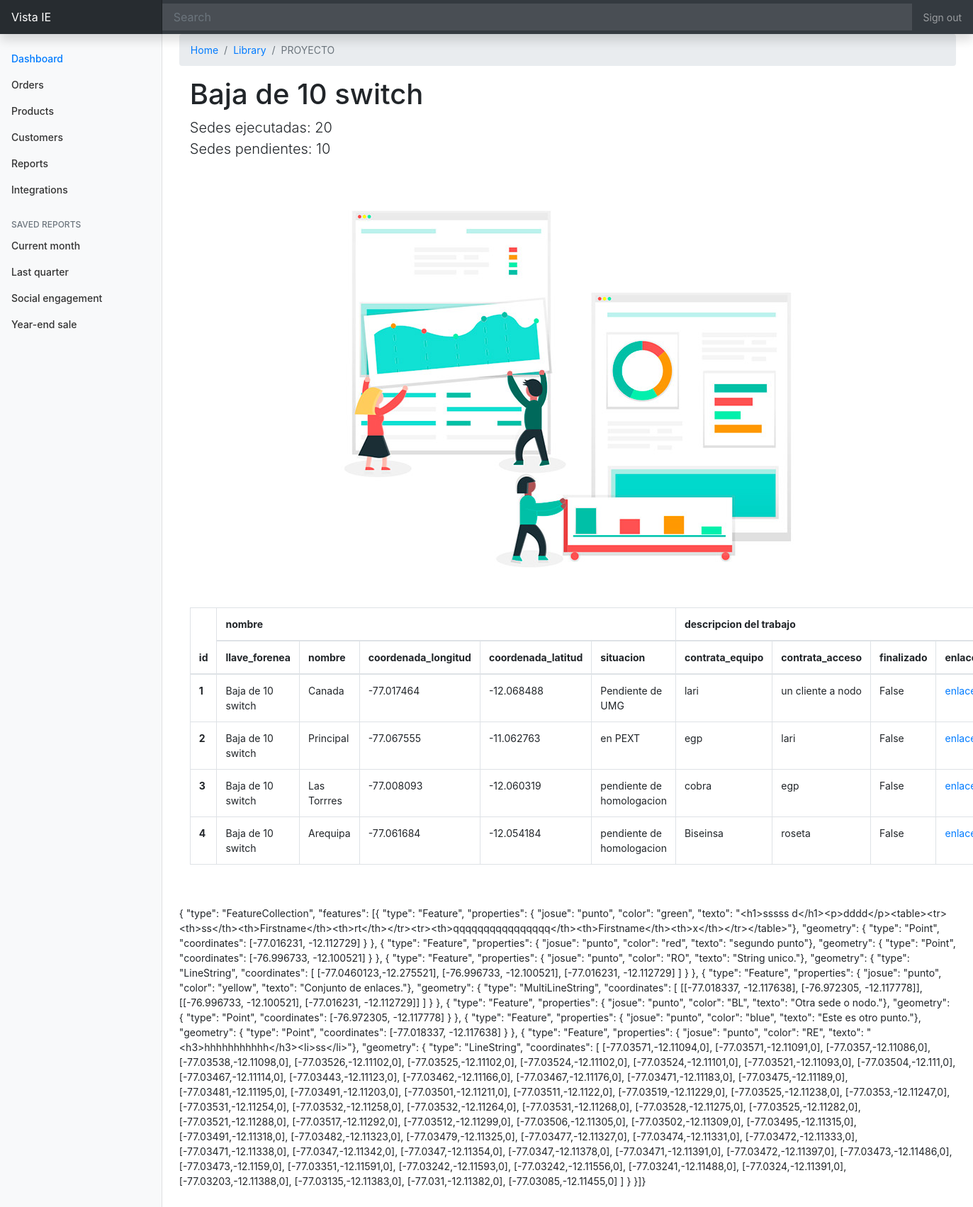
Page /polls/2/proyecto/ on the committed database.
### polls/models.py (models this page shows, shortened)
class Proyecto(models.Model):
    nombre = models.CharField(max_length=100, default='')
    cliente = models.CharField(max_length=100, default='')
    descripcion = models.CharField(max_length=100, default='')
    tipo = models.IntegerField(default=0)
    fecha_inicio = models.DateTimeField('date published')
    fecha_fin = models.DateTimeField('date published')
    jp = models.CharField(max_length=100, default='')
    ie = models.CharField(max_length=100, default='')
    sedes_total = models.IntegerField(default=0)
    sedes_pendientes = models.IntegerField(default=0)
    foto_alcance = models.ImageField(upload_to='cars',default='proyecto.jpg')
    prueba = models.TextField(default='')
    def __str__(self):
        return self.nombre

class Sede(models.Model):
    llave_forenea = models.ForeignKey(Proyecto, on_delete=models.CASCADE, default='0')
    nombre = models.CharField(max_length=100, default='')
    coordenada_longitud = models.FloatField(default=0)
    coordenada_latitud = models.FloatField(default=0)
    situacion = models.CharField(max_length=100, default='')
    contrata_equipo = models.CharField(max_length=100, default='')
    contrata_acceso = models.CharField(max_length=100, default='')
    finalizado = models.BooleanField(default=False)

### polls/views.py (the view)
# urls.py: path('<int:pk>/proyecto/', views.ProyectoView.as_view(), name='proyecto'),
class ProyectoView(generic.DetailView):
    model = Proyecto
    template_name = 'polls/proyecto.html'
    def get_context_data(self,**kwargs):
        context = super().get_context_data(**kwargs)
        aa = '''{
            "type": "FeatureCollection",
            "features": [{'''
        nume = Interface_geojson.objects.all().count()
        auxil = 0
        for e in Interface_geojson.objects.all():
            if auxil + 1 < nume:
                informacion = e.informacion
                juego_de_arrays = e.juego_de_arrays
                color = e.color
                aa = aa + '''
                    "type": "Feature",
                    "properties": {
                        "josue": "punto",
                        "color": "%s",
                        "texto": "%s"},
                    %s }, {''' % (color, informacion, juego_de_arrays)
            auxil = auxil + 1
        informacion = Interface_geojson.objects.all().last().informacion
        juego_de_arrays = Interface_geojson.objects.all().last().juego_de_arrays
        color = Interface_geojson.objects.all().last().color
        aa = aa + '''
            "type": "Feature",
            "properties": {
                "josue": "punto",
                "color": "%s",
                "texto": "%s"},
            %s }]}''' % (color, informacion, juego_de_arrays)
        context['prueba'] = aa
        return context

### polls/templates/polls/proyecto.html (shortened to what this page needs)
{% extends "base.html" %}
{% load static %}
{% block identificador %}
PROYECTO
{% endblock %}
{% block bloque_1 %}
<main role="main" class="container">
    <div class="starter-template">
        <h1>{{ proyecto.nombre }}</h1>
        <p class="lead">
            Sedes ejecutadas: {{ proyecto.sedes_total }}<br>
            Sedes pendientes: {{ proyecto.sedes_pendientes }}</p>
    </div>
</main>
<div class="text-center">
    <img src="{% static 'polls/images/proyecto.jpg' %}" class="rounded" alt="Responsive image">
</div>
<div class="container">
    <table class="table table-bordered">
        <thead>
            <tr>
                <th scope="col" rowspan="2">id</th>
                <th scope="col" colspan="5">nombre</th>
                <th scope="col" colspan="6">descripcion del trabajo</th>
            </tr>
            <tr>
                <th scope="col">llave_forenea</th>
                <th scope="col">nombre</th>
                <th scope="col">coordenada_longitud</th>
                <th scope="col">coordenada_latitud</th>
                <th scope="col">situacion</th>
                <th scope="col">contrata_equipo</th>
                <th scope="col">contrata_acceso</th>
                <th scope="col">finalizado</th>
                <th scope="col">enlace</th>
            </tr>
        </thead>
        <tbody>
            {% for aa in proyecto.sede_set.all %}
            <tr>
                <th scope="row">{{ aa.id }}</th>
                <td>{{ aa.llave_forenea }}</td>
                <td>{{ aa.nombre }}</td>
                <td>{{ aa.coordenada_longitud }}</td>
                <td>{{ aa.coordenada_latitud }}</td>
                <td>{{ aa.situacion }}</td>
                <td>{{ aa.contrata_equipo }}</td>
                <td>{{ aa.contrata_acceso }}</td>
                <td>{{ aa.finalizado }}</td>
                <td><a href="{% url 'polls:sede' aa.id %}">enlace</a></td>
            </tr>
            {% endfor %}
        </tbody>
    </table>
</div>
{{ casa }}<br><br>
{{ prueba }}
<div class="container" id="map"></div>
{% endblock %}

### polls/templates/base.html (shortened to what this page needs)
{% load static %}
<!doctype html>
<html lang="en">
<head>
    <link rel="stylesheet" href="https://stackpath.bootstrapcdn.com/bootstrap/4.5.0/css/bootstrap.min.css"
>
    <link rel="stylesheet" type="text/css" href="{% static 'polls/dashboard/dashboard.css' %}">
    <link href="dashboard.css" rel="stylesheet">
</head>
<body>
    <nav class="navbar navbar-dark sticky-top bg-dark flex-md-nowrap p-0 shadow">
        <a class="navbar-brand col-md-3 col-lg-2 mr-0 px-3" href="#">Vista IE</a>
        <input class="form-control form-control-dark w-100" type="text" placeholder="Search" aria-label="Search">
        <ul class="navbar-nav px-3">
            <li class="nav-item text-nowrap">
                <a class="nav-link" href="#">Sign out</a>
            </li>
        </ul>
    </nav>
    <div class="container-fluid">
        <div class="row">
            <nav id="sidebarMenu" class="col-md-3 col-lg-2 d-md-block bg-light sidebar collapse">
                <div class="sidebar-sticky pt-3">
                    <ul class="nav flex-column">
                        <li class="nav-item">
                            <a class="nav-link active" href="#">
                                Dashboard <span class="sr-only">(current)</span>
                            </a>
                        </li>
                        <li class="nav-item">
                            <a class="nav-link" href="#">
                                Orders
                            </a>
                        </li>
                        <li class="nav-item">
                            <a class="nav-link" href="#">
                                Products
                            </a>
                        </li>
                        <li class="nav-item">
                            <a class="nav-link" href="#">
                                Customers
                            </a>
                        </li>
                        <li class="nav-item">
                            <a class="nav-link" href="#">
                                Reports
                            </a>
                        </li>
                        <li class="nav-item">
                            <a class="nav-link" href="#">
                                Integrations
                            </a>
                        </li>
                    </ul>
                    <h6
                        class="sidebar-heading d-flex justify-content-between align-items-center px-3 mt-4 mb-1 text-muted">
                        <span>Saved reports</span>
                    </h6>
                    <ul class="nav flex-column mb-2">
                        <li class="nav-item">
                            <a class="nav-link" href="#">
                                Current month
                            </a>
                        </li>
                        <li class="nav-item">
                            <a class="nav-link" href="#">
                                Last quarter
                            </a>
                        </li>
                        <li class="nav-item">
                            <a class="nav-link" href="#">
                                Social engagement
                            </a>
                        </li>
                        <li class="nav-item">
                            <a class="nav-link" href="#">
                                Year-end sale
                            </a>
                        </li>
                    </ul>
                </div>
            </nav>
            <main role="main" class="col-md-9 ml-sm-auto col-lg-10 px-md-4">
                <nav aria-label="breadcrumb">
                    <ol class="breadcrumb">
                        <li class="breadcrumb-item"><a href="#">Home</a></li>
                        <li class="breadcrumb-item"><a href="#">Library</a></li>
                        <li class="breadcrumb-item active" aria-current="page">
                            {% block identificador %}
                            {% endblock %}
                        </li>
                    </ol>
                </nav>
                {% block bloque_1 %}
                {% endblock %}
            </main>
        </div>
    </div>
</body>
</html>

### polls/static/polls/dashboard/dashboard.css (style rules this page uses)
body { font-size: .875rem; }
.sidebar { position: fixed; top: 0; bottom: 0; left: 0; z-index: 100; padding: 48px 0 0; box-shadow: inset -1px 0 0 rgba(0, 0, 0, .1); }
.sidebar-sticky { position: relative; top: 0; height: calc(100vh - 48px); padding-top: .5rem; overflow-x: hidden; overflow-y: auto; }
.sidebar .nav-link { font-weight: 500; color: #333; }
.sidebar .nav-link.active { color: #007bff; }
.sidebar-heading { font-size: .75rem; text-transform: uppercase; }
.navbar-brand { padding-top: .75rem; padding-bottom: .75rem; font-size: 1rem; background-color: rgba(0, 0, 0, .25); box-shadow: inset -1px 0 0 rgba(0, 0, 0, .25); }
.navbar .form-control { padding: .75rem 1rem; border-width: 0; border-radius: 0; }
.form-control-dark { color: #fff; background-color: rgba(255, 255, 255, .1); border-color: rgba(255, 255, 255, .1); }

### polls/templates/polls/proyecto.html (style rules this page uses)
#map { height: 20%; }
html, body { height: 100%; margin: 0; padding: 0; }

### rows in the picture
Proyecto: nombre "Baja de 10 switch", sedes_total "20", sedes_pendientes "10"
Sede: id "1", llave_forenea "Baja de 10 switch", nombre "Canada", coordenada_longitud "-77.017464", coordenada_latitud "-12.068488", situacion "Pendiente de UMG", contrata_equipo "lari", contrata_acceso "un cliente a nodo", finalizado "False"
Sede: id "2", llave_forenea "Baja de 10 switch", nombre "Principal", coordenada_longitud "-77.067555", coordenada_latitud "-11.062763", situacion "en PEXT", contrata_equipo "egp", contrata_acceso "lari", finalizado "False"
Sede: id "3", llave_forenea "Baja de 10 switch", nombre "Las Torrres", coordenada_longitud "-77.008093", coordenada_latitud "-12.060319", situacion "pendiente de homologacion", contrata_equipo "cobra", contrata_acceso "egp", finalizado "False"
Sede: id "4", llave_forenea "Baja de 10 switch", nombre "Arequipa", coordenada_longitud "-77.061684", coordenada_latitud "-12.054184", situacion "pendiente de homologacion", contrata_equipo "Biseinsa", contrata_acceso "roseta", finalizado "False"
